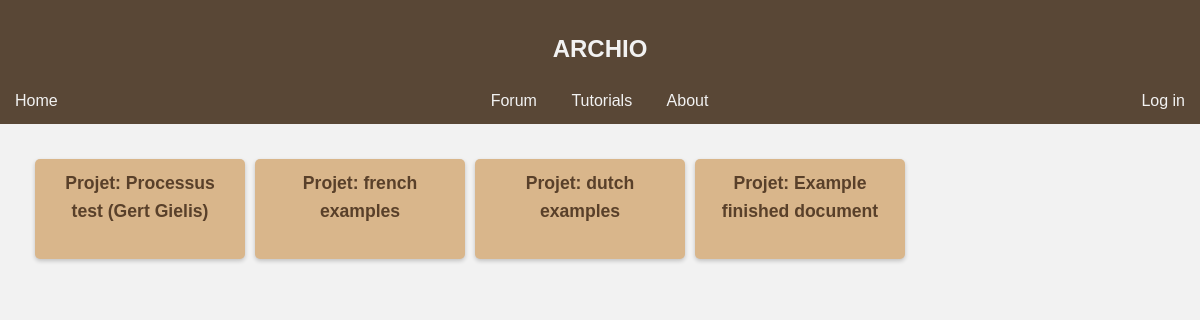
Before: / with the older database file.
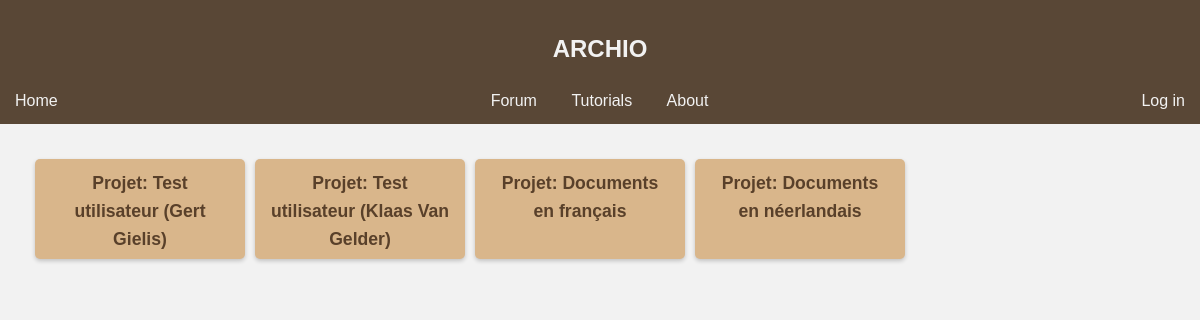
After: the same page with the newer database file.
### crowdsourcing/models.py (models this page shows, shortened)
class Project(models.Model):
    name = models.CharField(max_length=100)
    description = models.TextField()

### crowdsourcing/views.py (the view)
# urls.py: path('',views.main_page,name="main_page"),
def main_page(request):
    visible_projects=[]
    hidden_projects=[]
    projects = Project.objects.all()
    for project in projects:
        if project.name.startswith("hidden|"):
            hidden_projects.append(project)
        else:
            visible_projects.append(project)
    return render(request, 'local/main.html', {"projects":visible_projects,"hidden_projects":hidden_projects})

### crowdsourcing/templates/local/main.html (shortened to what this page needs)
{% extends 'base.html' %}
{% block content %}
    <div style="margin:30px">
        <div style="display: flex; width: 100%; height: 30vh"  >
            {% for project in projects %}
                <a style="font-size: 1.1em; height: 80px;width: 180px; text-align: center" class="btn" href="/project/{{ project.id }}">Projet: {{ project.name }}</a>
            {% endfor %}
        </div>
        <br>
    </div>
{% endblock %}

Changed rows visible on the page:
removed Project: name "french examples"
no longer on this page (row edited): Project: name "dutch examples"
no longer on this page (row edited): Project: name "Example finished document"
changed Project: name "Processus test (Gert Gielis)" → "Test utilisateur (Gert Gielis)"
added Project: name "Test utilisateur (Klaas Van Gelder)"
added Project: name "Documents en français"
added Project: name "Documents en néerlandais"
